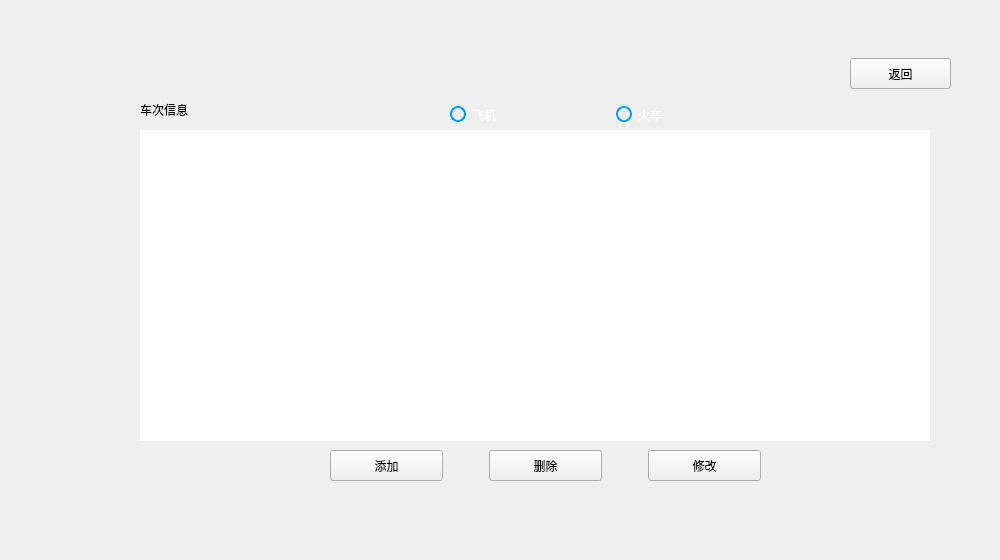
    <widget class="QWidget" name="PathCheck_page">
     <property name="minimumSize">
      <size>
       <width>1000</width>
       <height>560</height>
      </size>
     </property>
     <property name="maximumSize">
      <size>
       <width>1000</width>
       <height>560</height>
      </size>
     </property>
     <widget class="QPushButton" name="Return_pushButton_2">
      <property name="geometry">
       <rect>
        <x>850</x>
        <y>58</y>
        <width>101</width>
        <height>31</height>
       </rect>
      </property>
      <property name="text">
       <string>返回</string>
      </property>
     </widget>
     <widget class="QTableWidget" name="PathCheck_Table">
      <property name="geometry">
       <rect>
        <x>140</x>
        <y>130</y>
        <width>790</width>
        <height>311</height>
       </rect>
      </property>
      <property name="minimumSize">
       <size>
        <width>790</width>
        <height>311</height>
       </size>
      </property>
      <property name="maximumSize">
       <size>
        <width>790</width>
        <height>311</height>
       </size>
      </property>
      <property name="font">
       <font>
        <family>黑体</family>
        <pointsize>11</pointsize>
       </font>
      </property>
      <property name="styleSheet">
       <string notr="true">QTableWidget{border:none;border:0px;background-color: rgb(255, 255, 255);}
          QTableWidget::item{background-color: rgba(219, 255, 171, 0);color:#663E00;}
                          QTableWidget::item:hover{background-color: rgba(219, 255, 171, 0);color:#0443f3;}
                          QTableWidget::item:selected{background-color: rgba(219, 255, 171, 0);color:#ec2351;}</string>
      </property>
     </widget>
     <widget class="QLabel" name="label">
      <property name="geometry">
       <rect>
        <x>140</x>
        <y>100</y>
        <width>69</width>
        <height>20</height>
       </rect>
      </property>
      <property name="text">
       <string>车次信息</string>
      </property>
     </widget>
     <widget class="QWidget" name="layoutWidget">
      <property name="geometry">
       <rect>
        <x>330</x>
        <y>450</y>
        <width>431</width>
        <height>31</height>
       </rect>
      </property>
      <layout class="QHBoxLayout" name="horizontalLayout_5">
       <item>
        <widget class="QPushButton" name="PathCheck_Add_pushButton">
         <property name="sizePolicy">
          <sizepolicy hsizetype="Minimum" vsizetype="Preferred">
           <horstretch>8</horstretch>
           <verstretch>20</verstretch>
          </sizepolicy>
         </property>
         <property name="text">
          <string>添加</string>
         </property>
         <property name="iconSize">
          <size>
           <width>12</width>
           <height>20</height>
          </size>
         </property>
        </widget>
       </item>
       <item>
        <spacer name="horizontalSpacer_5">
         <property name="orientation">
          <enum>Qt::Horizontal</enum>
         </property>
         <property name="sizeHint" stdset="0">
          <size>
           <width>40</width>
           <height>20</height>
          </size>
         </property>
        </spacer>
       </item>
       <item>
        <widget class="QPushButton" name="PathCheck_Del_pushButton">
         <property name="sizePolicy">
          <sizepolicy hsizetype="Preferred" vsizetype="Preferred">
           <horstretch>8</horstretch>
           <verstretch>20</verstretch>
          </sizepolicy>
         </property>
         <property name="minimumSize">
          <size>
           <width>0</width>
           <height>15</height>
          </size>
         </property>
         <property name="text">
          <string>删除</string>
         </property>
         <property name="iconSize">
          <size>
           <width>12</width>
           <height>20</height>
          </size>
         </property>
        </widget>
       </item>
       <item>
        <spacer name="horizontalSpacer_6">
         <property name="orientation">
          <enum>Qt::Horizontal</enum>
         </property>
         <property name="sizeHint" stdset="0">
          <size>
           <width>40</width>
           <height>20</height>
          </size>
         </property>
        </spacer>
       </item>
       <item>
        <widget class="QPushButton" name="PathCheck_Mdy_pushButton">
         <property name="sizePolicy">
          <sizepolicy hsizetype="Minimum" vsizetype="Preferred">
           <horstretch>8</horstretch>
           <verstretch>15</verstretch>
          </sizepolicy>
         </property>
         <property name="text">
          <string>修改</string>
         </property>
         <property name="iconSize">
          <size>
           <width>20</width>
           <height>20</height>
          </size>
         </property>
        </widget>
       </item>
      </layout>
     </widget>
     <widget class="QWidget" name="layoutWidget">
      <property name="geometry">
       <rect>
        <x>450</x>
        <y>100</y>
        <width>213</width>
        <height>30</height>
       </rect>
      </property>
      <layout class="QHBoxLayout" name="horizontalLayout_6">
       <item>
        <layout class="QHBoxLayout" name="horizontalLayout_4">
         <item>
          <widget class="QRadioButton" name="PlaneLineSearch_radioButton">
           <property name="styleSheet">
            <string notr="true">QRadioButton{
	font:75 9pt &quot;Arial&quot;;
	background:transparent;
	color:white;
	border:none;
}

QRadioButton:disabled{
	color:gray;
}

QRadioButton::indicator{
	width:12px;
	height:12px;
	border-radius:8px;
}

QRadioButton::indicator:checked{
	width:14px;
	height:14px;
	background-color:qradialgradient(spread:pad, cx:0.5, cy:0.5, radius:0.5, fx:0.5, fy:0.5, stop:0 rgba(4, 156, 232, 255), stop:0.6 rgba(4, 156, 232, 255), stop:0.65 transparent, stop:0.8 transparent, stop:0.85 rgba(4, 156, 232, 255), stop:1 rgba(4, 156, 232, 255));
	border:1px solid rgb(4, 156, 232);
	border-radius:8px;
}

QRadioButton::indicator:unchecked{
	background-color:transparent;
	border:2px solid rgba(4, 156, 232, 255);
}

QRadioButton::indicator:unchecked:disabled{
	background-color:qradialgradient(spread:pad, cx:0.5, cy:0.5, radius:0.5, fx:0.5, fy:0.5, stop:0 transparent, stop:0.6 transparent, stop:0.65 transparent, stop:0.8 transparent, stop:0.85 gray, stop:1 gray);
	border:2px solid rgb(200, 200, 200);
}

QRadioButton::indicator:checked:disabled{
	width:14px;
	height:14px;
	background-color:qradialgradient(spread:pad, cx:0.5, cy:0.5, radius:0.5, fx:0.5, fy:0.5, stop:0 gray, stop:0.6 gray, stop:0.65 transparent, stop:0.8 transparent, stop:0.85 gray, stop:1 gray);
	border:1px solid gray;
	border-radius:8px;
}
</string>
           </property>
           <property name="text">
            <string>飞机</string>
           </property>
          </widget>
         </item>
         <item>
          <spacer name="horizontalSpacer">
           <property name="orientation">
            <enum>Qt::Horizontal</enum>
           </property>
           <property name="sizeHint" stdset="0">
            <size>
             <width>40</width>
             <height>20</height>
            </size>
           </property>
          </spacer>
         </item>
         <item>
          <widget class="QRadioButton" name="TrainLineSearch_radioButton">
           <property name="styleSheet">
            <string notr="true">QRadioButton{
	font:75 9pt &quot;Arial&quot;;
	background:transparent;
	color:white;
	border:none;
}

QRadioButton:disabled{
	color:gray;
}

QRadioButton::indicator{
	width:12px;
	height:12px;
	border-radius:8px;
}

QRadioButton::indicator:checked{
	width:14px;
	height:14px;
	background-color:qradialgradient(spread:pad, cx:0.5, cy:0.5, radius:0.5, fx:0.5, fy:0.5, stop:0 rgba(4, 156, 232, 255), stop:0.6 rgba(4, 156, 232, 255), stop:0.65 transparent, stop:0.8 transparent, stop:0.85 rgba(4, 156, 232, 255), stop:1 rgba(4, 156, 232, 255));
	border:1px solid rgb(4, 156, 232);
	border-radius:8px;
}

QRadioButton::indicator:unchecked{
	background-color:transparent;
	border:2px solid rgba(4, 156, 232, 255);
}

QRadioButton::indicator:unchecked:disabled{
	background-color:qradialgradient(spread:pad, cx:0.5, cy:0.5, radius:0.5, fx:0.5, fy:0.5, stop:0 transparent, stop:0.6 transparent, stop:0.65 transparent, stop:0.8 transparent, stop:0.85 gray, stop:1 gray);
	border:2px solid rgb(200, 200, 200);
}

QRadioButton::indicator:checked:disabled{
	width:14px;
	height:14px;
	background-color:qradialgradient(spread:pad, cx:0.5, cy:0.5, radius:0.5, fx:0.5, fy:0.5, stop:0 gray, stop:0.6 gray, stop:0.65 transparent, stop:0.8 transparent, stop:0.85 gray, stop:1 gray);
	border:1px solid gray;
	border-radius:8px;
}
</string>
           </property>
           <property name="text">
            <string>火车</string>
           </property>
          </widget>
         </item>
        </layout>
       </item>
      </layout>
     </widget>
    </widget>
